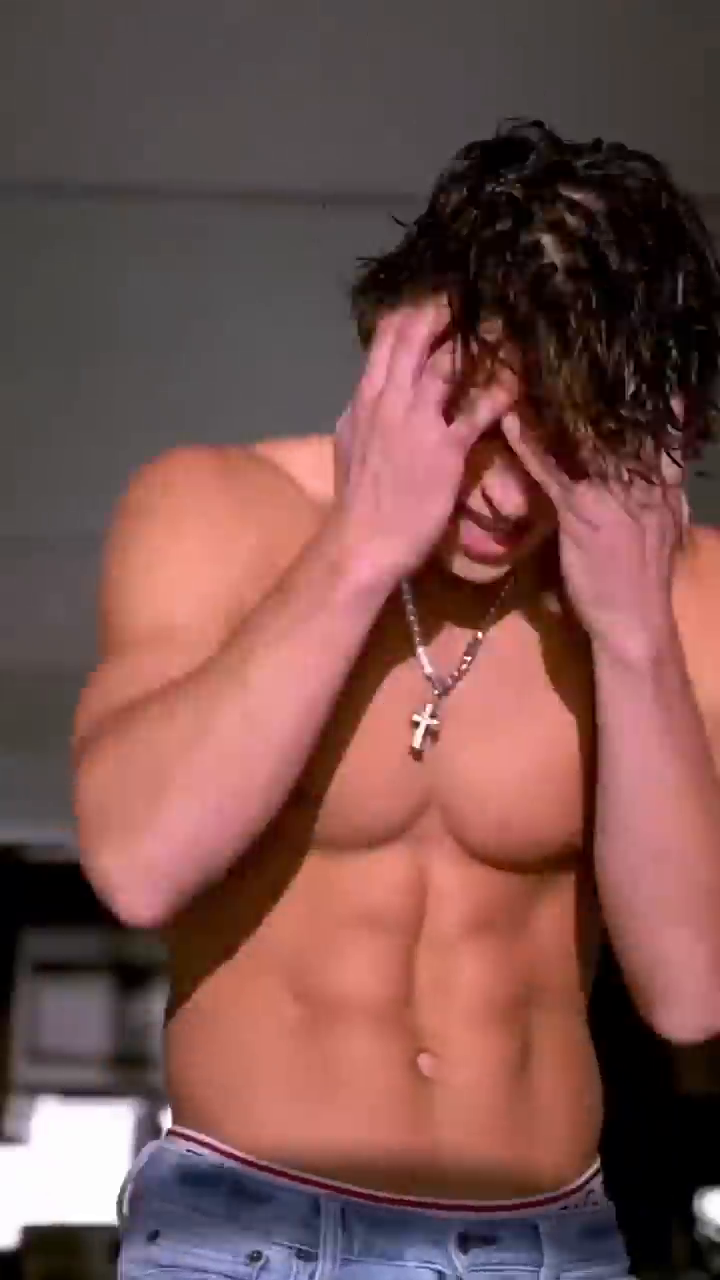
#> input picture frame 30 of Open CV/face_video.mp4, 720 x 1280 px
$ jupyter execute saved_video.ipynb
#> lines starting #> are read from the running program, lines starting #| are printed output that depends on the picture; after the words box and inside, x2 and y2 are one past the last pixel; in counts of white or black regions, pixels touching at a corner belong together
[cell 1]
import cv2

[cell 2]
# video is a collection of images
face = cv2.CascadeClassifier(cv2.data.haarcascades + 'haarcascade_frontalface_default.xml')

video=cv2.VideoCapture('face_video.mp4')  # 0 is used to capture video from same webcam of device
while True:

    success,img=video.read() # read contains 2 variables, img ==> has video, success ==> success is not used in live it is used in saved video
#> img is the input picture: shape (1280, 720, 3); mean B, G, R 78.5, 82.2, 120.8
    if not success or img is None:
        print("finished")
        break
    gray_img=cv2.cvtColor(img,cv2.COLOR_BGR2GRAY) # convert BGR to GRAYSCALE, for better performance
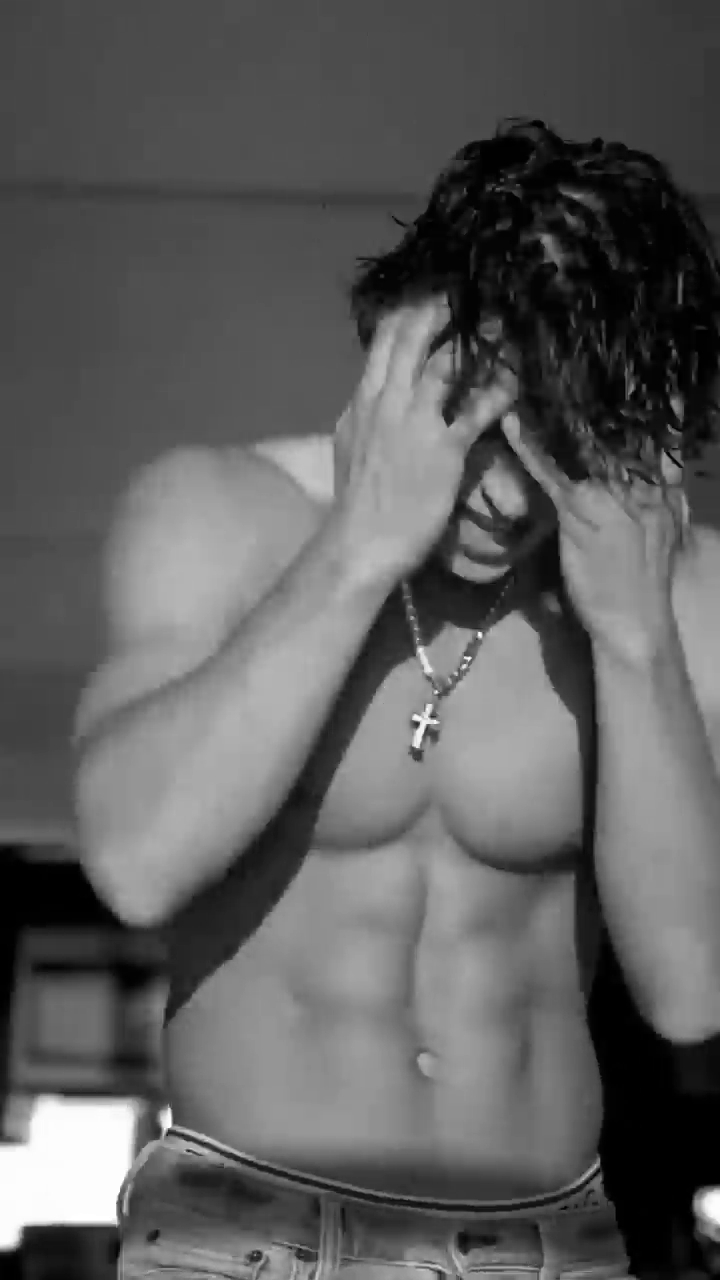
#> gray_img: shape (1280, 720); min 0, max 255, mean 93.3

    faces=face.detectMultiScale(gray_img,minNeighbors=10) # #minNeighbors=10 is parameter used to improve performance,10 times machine cheks the face
#> faces = ()
    for (x,y,w,h) in faces:
        cv2.rectangle(img,(x,y),(x+w,y+h),(0,0,225),4)
#> this loop made 0 passes

    cv2.imshow('video',img) #'video' is the window for video
    if cv2.waitKey(1)&0XFF==ord('q'): # 0XFF==ord('q') ==> used when q is pressed loop breaks, ord('q')==> ascii of q
#> (key q is pressed here)
        break
video.release() # stop video
cv2.destroyAllWindows()


$ run again, starting later in the video
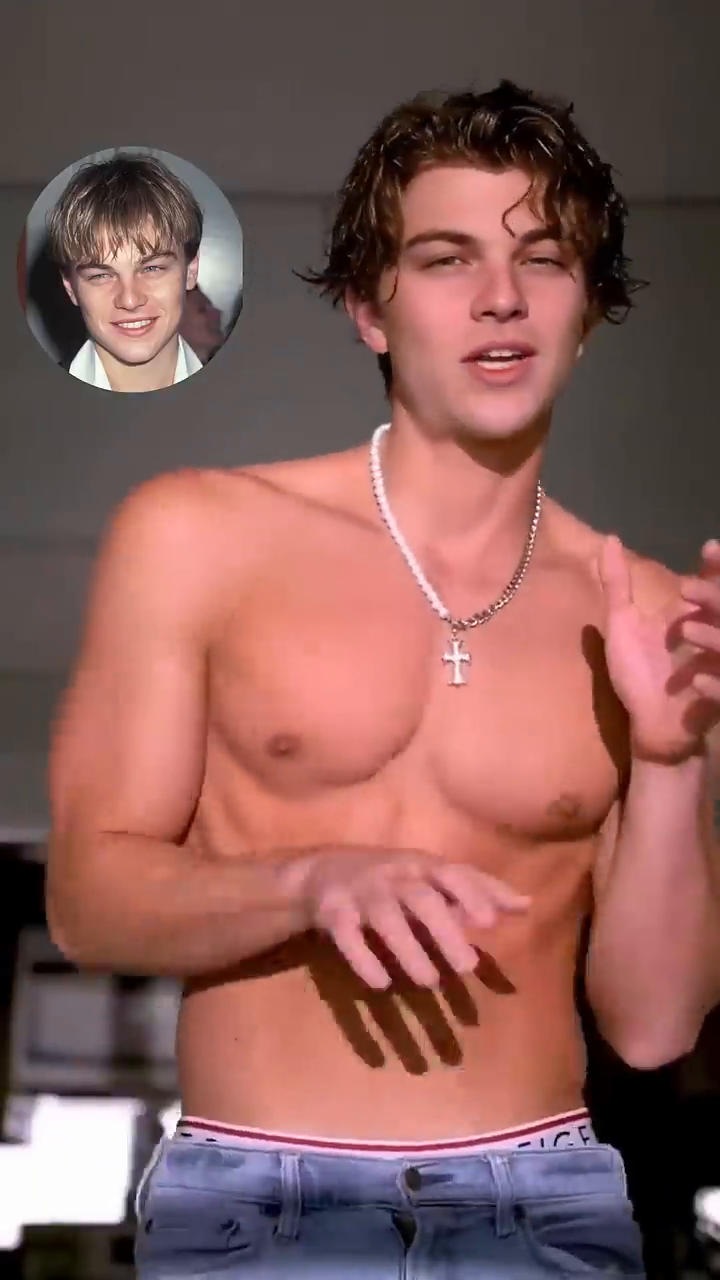
#> input picture frame 135 of Open CV/face_video.mp4, 720 x 1280 px
#> img is the input picture: shape (1280, 720, 3); mean B, G, R 88.8, 92.9, 135.3
#> `gray_img=cv2.cvtColor(img,cv2.COLOR_BGR2GRAY)`:
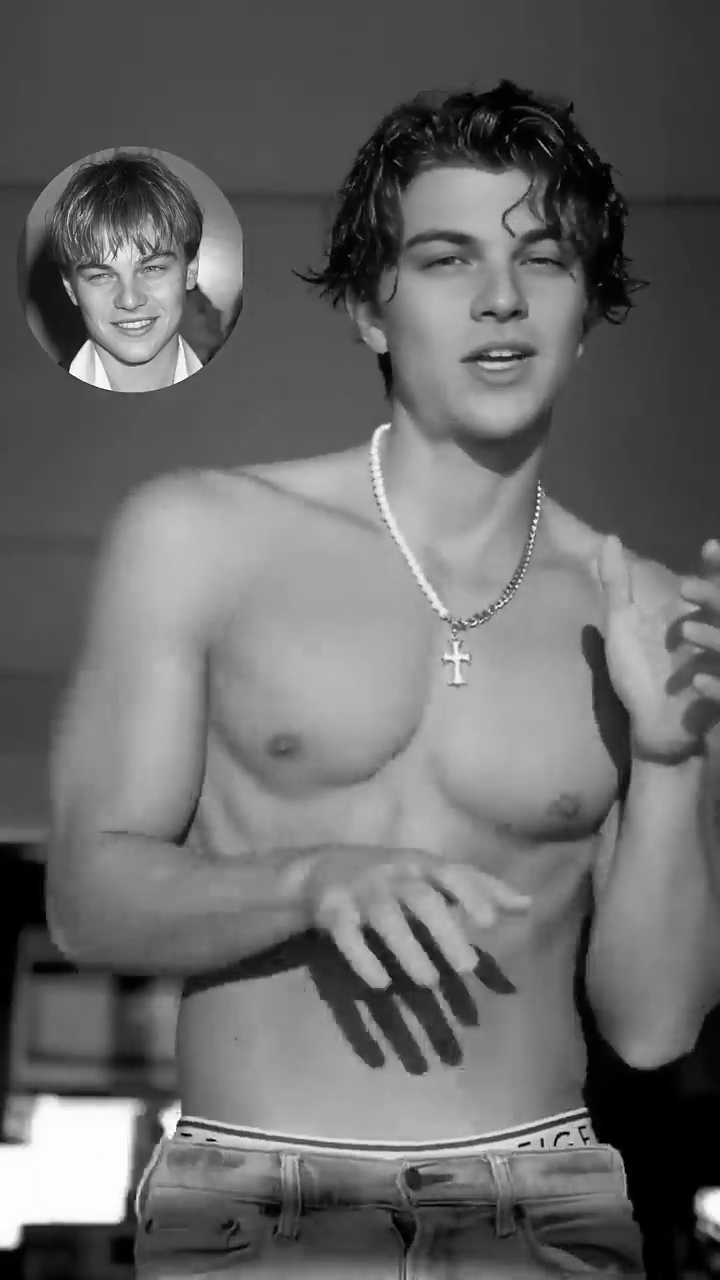
#> gray_img: shape (1280, 720); min 0, max 255, mean 105.1
#> faces = [[66, 226, 122, 122], [379, 171, 232, 232]]
#> the loop `for (x,y,w,h) in faces:` made 2 passes
#> after the loop `for (x,y,w,h) in faces:`:
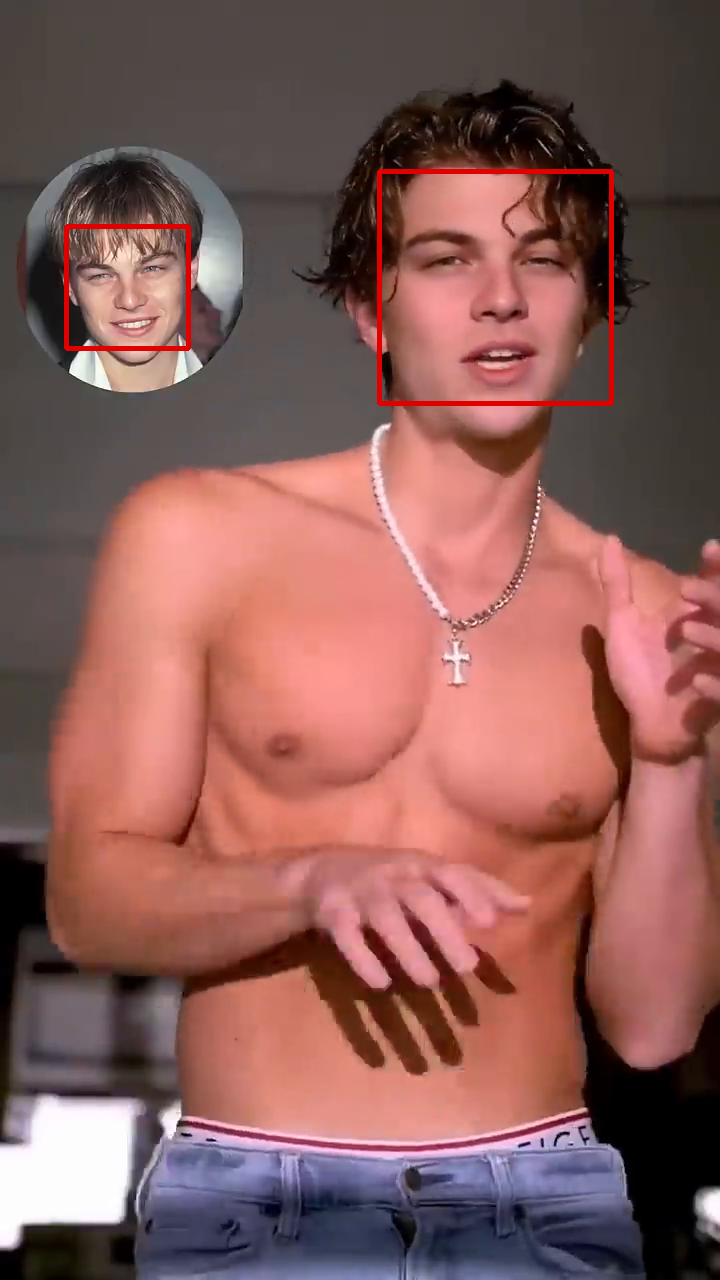
#> img: shape (1280, 720, 3); 0.77% of pixels changed, all inside (x1, y1, x2, y2) = (64, 169, 614, 406)

$ run again, starting later in the video
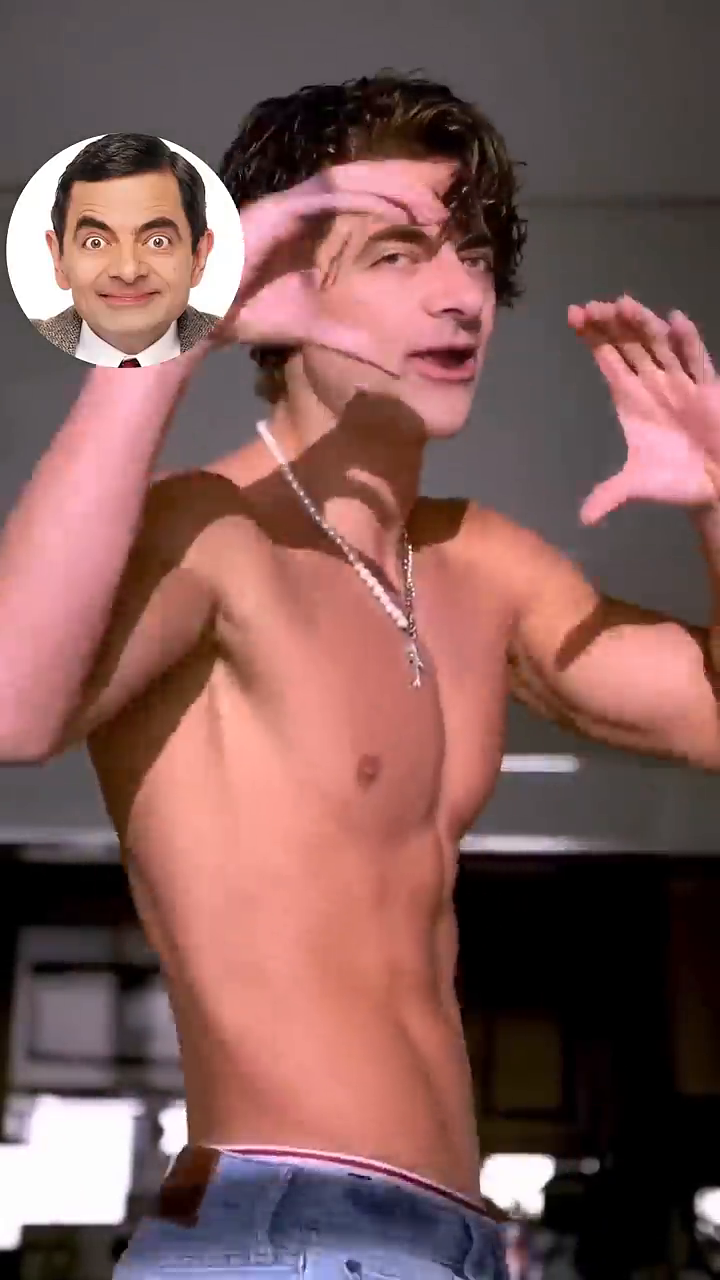
#> input picture frame 240 of Open CV/face_video.mp4, 720 x 1280 px
#> img is the input picture: shape (1280, 720, 3); mean B, G, R 88.7, 91.6, 128.8
#> `gray_img=cv2.cvtColor(img,cv2.COLOR_BGR2GRAY)`:
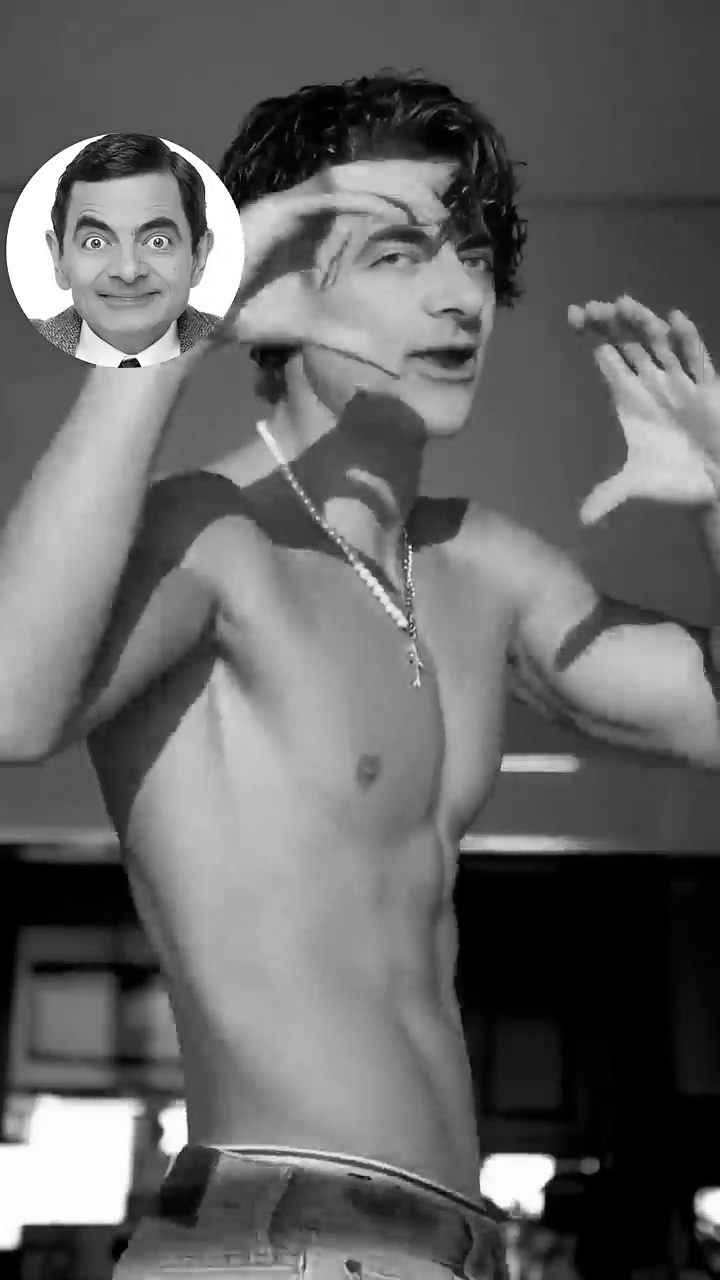
#> gray_img: shape (1280, 720); min 0, max 255, mean 102.4
#> faces = [[51, 178, 153, 153]]
#> the loop `for (x,y,w,h) in faces:` made 1 pass
#> after the loop `for (x,y,w,h) in faces:`:
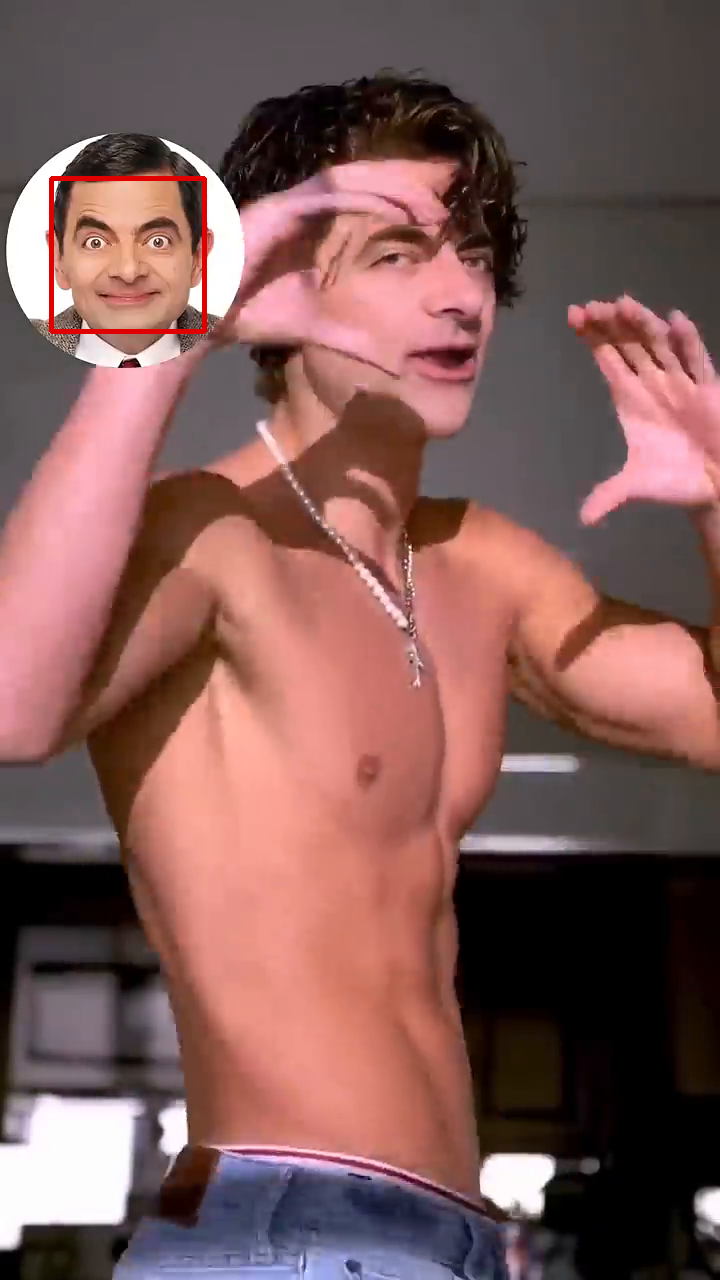
#> img: shape (1280, 720, 3); 0.33% of pixels changed, all inside (x1, y1, x2, y2) = (49, 176, 207, 334)
